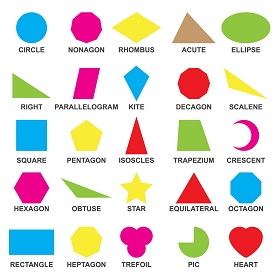
#> input picture Basic/data/shapes.png, 280 x 280 px
$ jupyter execute 'L11_Geometric Shape Detection.ipynb'
#> lines starting #> are read from the running program, lines starting #| are printed output that depends on the picture; after the words box and inside, x2 and y2 are one past the last pixel; in counts of white or black regions, pixels touching at a corner belong together
[cell 1]
import numpy as np
import cv2
import matplotlib.pyplot as plt
import time

[cell 2]
shape = cv2.imread('data/shapes.png',1)
#> shape is the input picture: shape (280, 280, 3); mean B, G, R 218.3, 222.8, 228
shapeGray = cv2.imread('data/shapes.png',0)
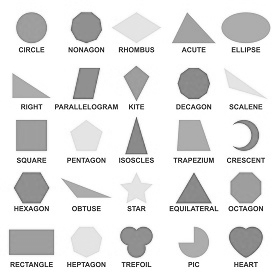
#> shapeGray: shape (280, 280); min 0, max 255, mean 229.4
ret, thres = cv2.threshold(shapeGray,245, 255, cv2.THRESH_BINARY)
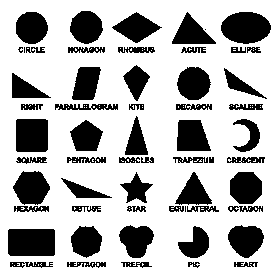
#> thres: shape (280, 280); 72.1% white; 58 black regions (4 under 20 px)
contours, hierarchy = cv2.findContours(thres, cv2.RETR_TREE, cv2.CHAIN_APPROX_NONE)
#> contours = 172 contours, 108 with area under 20; largest, box (x1, y1, x2, y2) and area: (0, 0, 280, 280) 77841, (7, 228, 56, 257) 1334, (220, 11, 272, 45) 1301, (15, 118, 49, 153) 1110, (12, 170, 51, 206) 969

[cell 3]
# font
font = cv2.FONT_HERSHEY_SIMPLEX
# fontScale
fontScale = 1
# Blue color in BGR
color = (255, 0, 0)
# Line thickness of 1 px
thickness = 1
for contour in contours :
    approx = cv2.approxPolyDP(contour, 0.01*cv2.arcLength(contour, True), True) #True for closed surface
    if cv2.contourArea(contour) < 300:
        continue
    cv2.drawContours(shape, [approx], 0, (255,0,266), 1)
    # org
    orgin = (approx[0,0,0],approx[0,0,1])
    if approx.shape[0] == 4 :
        image = cv2.putText(shape, 'rectangle', orgin, font,fontScale, color, thickness, cv2.LINE_AA)
#> this loop made 172 passes
#> approx on passes 1, 3, 5: [[0, 0], [0, 279], [279, 279], [279, 0]], [[250, 263], [251, 263]], [[194, 265]]
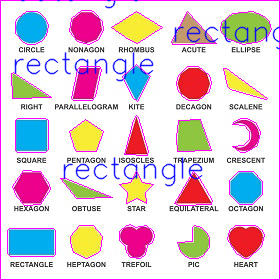
#> shape: shape (280, 280, 3); 8.13% of pixels changed, all inside (x1, y1, x2, y2) = (0, 0, 280, 280)
